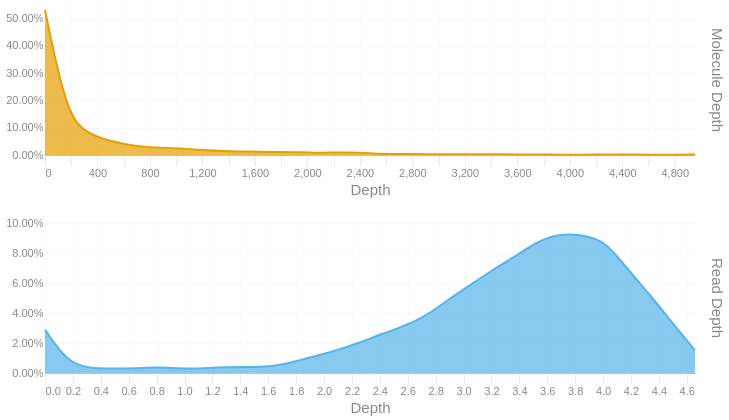

This figure's notebook cell:
### Code cell
readdep = depth_hist(tb['Read Depth'], q99, 3)
readdep = readdep.with_columns(pl.lit('Read Depth').alias('Metric'))
if not SKIPLR:
    moldep = depth_hist(tb['Molecule Depth'], mol_q99, 1)
    moldep = moldep.with_columns(pl.lit('Molecule Depth').alias('Metric'))
    _hist = pl.concat([readdep, moldep])
    _hist = _hist.filter(pl.col('Proportion') != 0)
    with SafeRender(_hist):
        (
            alt.Chart(_hist)        
            .mark_area(interpolate = "basis")
            .encode(
                x=alt.X('Bin:Q').scale(domainMin=0).axis(alt.Axis(title='Depth')),
                y = alt.Y('Proportion:Q', title = None).axis(format = '.2%'),
                color = alt.Color('Metric:N').legend(None),
                row = alt.Row("Metric:N").header(title = None, labelOrient = 'right'),
                tooltip = [
                    alt.Tooltip("Metric:N", title = "Metric"),
                    alt.Tooltip('Interval:N', title = "Depth Interval"),
                    alt.Tooltip('Proportion:Q', title = "% Alignments").format('.2%')
                ]
            )
            .resolve_scale(x='independent', y='independent')
            .properties(
                height = 150, width = 650,
                usermeta={'embedOptions': {'downloadFileName': f'{samplename}.depth.hist'}}
            )
        ).display()
else:
    readdep = readdep.filter(pl.col('Proportion') != 0)
    with SafeRender(readdep):
        (
            alt.Chart(readdep)        
            .mark_area(interpolate = "basis")
            .encode(
                x=alt.X('Bin:Q').scale(domainMin=0).axis(alt.Axis(title='Depth')),
                y = alt.Y('Proportion:Q', title = None).axis(format = '.2%'),
                tooltip = [
                    alt.Tooltip('Interval:N', title = "Depth Interval"),
                    alt.Tooltip('Proportion:Q', title = "% Alignments").format('.2%')
                ]
            )
            .properties(
                usermeta={'embedOptions': {'downloadFileName': f'{samplename}.depth.hist'}}
            )
        ).display()

### Figure 1 — Vega-Lite specification as saved in the notebook (floating-point values rounded to 4 significant figures)
{"width": 650, "height": 150, "config": {"title": {"anchor": "start", "dy": -15, "fontSize": 18, "color": "#888888", "subtitleColor": "#888888", "subtitleFontSize": 14}, "arc": {"fill": "#0072B2"}, "axis": {"domainColor": "#888888", "domainWidth": 0.5, "gridWidth": 0.2, "grid": false, "titleFontWeight": 400, "titleFontSize": 15, "labelFontSize": 11, "labelColor": "#888888", "tickColor": "#888888", "tickWidth": 0.2, "titleColor": "#888888"}, "axisBand": {"grid": false}, "axisX": {"grid": true, "tickSize": 10, "domainCap": "round"}, "axisY": {"domain": false, "grid": true, "tickSize": 0, "domainCap": "round"}, "background": "transparent", "header": {"labelFontSize": 15, "labelColor": "#888888", "titleFontSize": 15, "titleFontWeight": 600, "titleColor": "#888888"}, "legend": {"labelFont": "sans-serif", "labelFontSize": 12, "labelColor": "#888888", "symbolSize": 100, "symbolType": "circle", "titleFontSize": 12, "titlePadding": 10, "titleColor": "#888888", "title": null}, "range": {"category": ["#E69F00", "#56B4E9", "#009E73", "#F0E442", "#0072B2", "#D55E00", "#CC79A7", "#000000"], "diverging": ["#cfe8f3", "#a2d4ec", "#73bfe2", "#46abdb", "#1696d2", "#12719e"]}, "area": {"fill": "#0072B2", "fillOpacity": 0.7, "line": true, "strokeOpacity": 0.7}, "line": {"color": "#0072B2", "stroke": "#0072B2", "strokeWidth": 2}, "trail": {"color": "#0072B2", "stroke": "#0072B2", "strokeWidth": 0, "size": 1}, "point": {"filled": true, "fillOpacity": 1.0, "size": 95}, "text": {"color": "#888888", "fontSize": 11, "align": "right", "fontWeight": 400, "size": 11}, "bar": {"fill": "#0072B2", "stroke": null}, "view": {"stroke": null, "continuousWidth": 660, "continuousHeight": 400}}, "data": {"name": "data-af29ee708953bd9a546eb98a2cc744c7"}, "mark": {"type": "area", "interpolate": "basis"}, "encoding": {"color": {"field": "Metric", "legend": null, "type": "nominal"}, "row": {"field": "Metric", "header": {"title": null, "labelOrient": "right"}, "type": "nominal"}, "tooltip": [{"field": "Metric", "title": "Metric", "type": "nominal"}, {"field": "Interval", "title": "Depth Interval", "type": "nominal"}, {"field": "Proportion", "format": ".2%", "title": "% Alignments", "type": "quantitative"}], "x": {"axis": {"title": "Depth"}, "field": "Bin", "scale": {"domainMin": 0}, "type": "quantitative"}, "y": {"axis": {"format": ".2%"}, "field": "Proportion", "title": null, "type": "quantitative"}}, "resolve": {"scale": {"x": "independent", "y": "independent"}}, "usermeta": {"embedOptions": {"downloadFileName": "S6_Musquodoboit_1547.depth.hist"}}, "$schema": "https://vega.github.io/schema/vega-lite/v6.1.0.json", "datasets": {"data-af29ee708953bd9a546eb98a2cc744c7": [{"Bin": 0.0, "Interval": "0.0-0.161", "Proportion": 0.029, "Metric": "Read Depth"}, {"Bin": 0.161, "Interval": "0.161-0.321", "Proportion": 0.007, "Metric": "Read Depth"}, {"Bin": 0.321, "Interval": "0.321-0.482", "Proportion": 0.003, "Metric": "Read Depth"}, {"Bin": 0.482, "Interval": "0.482-0.643", "Proportion": 0.003, "Metric": "Read Depth"}, {"Bin": 0.643, "Interval": "0.643-0.803", "Proportion": 0.003, "Metric": "Read Depth"}, {"Bin": 0.803, "Interval": "0.803-0.964", "Proportion": 0.004, "Metric": "Read Depth"}, {"Bin": 0.964, "Interval": "0.964-1.125", "Proportion": 0.003, "Metric": "Read Depth"}, {"Bin": 1.125, "Interval": "1.125-1.285", "Proportion": 0.003, "Metric": "Read Depth"}, {"Bin": 1.285, "Interval": "1.285-1.446", "Proportion": 0.004, "Metric": "Read Depth"}, {"Bin": 1.446, "Interval": "1.446-1.607", "Proportion": 0.004, "Metric": "Read Depth"}, {"Bin": 1.607, "Interval": "1.607-1.767", "Proportion": 0.004, "Metric": "Read Depth"}, {"Bin": 1.767, "Interval": "1.767-1.928", "Proportion": 0.007, "Metric": "Read Depth"}, {"Bin": 1.928, "Interval": "1.928-2.089", "Proportion": 0.011, "Metric": "Read Depth"}, {"Bin": 2.089, "Interval": "2.089-2.249", "Proportion": 0.015, "Metric": "Read Depth"}, {"Bin": 2.249, "Interval": "2.249-2.41", "Proportion": 0.02, "Metric": "Read Depth"}, {"Bin": 2.41, "Interval": "2.41-2.571", "Proportion": 0.026, "Metric": "Read Depth"}, {"Bin": 2.571, "Interval": "2.571-2.731", "Proportion": 0.031, "Metric": "Read Depth"}, {"Bin": 2.731, "Interval": "2.731-2.892", "Proportion": 0.038, "Metric": "Read Depth"}, {"Bin": 2.892, "Interval": "2.892-3.053", "Proportion": 0.049, "Metric": "Read Depth"}, {"Bin": 3.053, "Interval": "3.053-3.213", "Proportion": 0.059, "Metric": "Read Depth"}, {"Bin": 3.213, "Interval": "3.213-3.374", "Proportion": 0.069, "Metric": "Read Depth"}, {"Bin": 3.374, "Interval": "3.374-3.535", "Proportion": 0.078, "Metric": "Read Depth"}, {"Bin": 3.535, "Interval": "3.535-3.695", "Proportion": 0.088, "Metric": "Read Depth"}, {"Bin": 3.695, "Interval": "3.695-3.856", "Proportion": 0.093, "Metric": "Read Depth"}, {"Bin": 3.856, "Interval": "3.856-4.017", "Proportion": 0.092, "Metric": "Read Depth"}, {"Bin": 4.017, "Interval": "4.017-4.177", "Proportion": 0.088, "Metric": "Read Depth"}, {"Bin": 4.177, "Interval": "4.177-4.338", "Proportion": 0.069, "Metric": "Read Depth"}, {"Bin": 4.338, "Interval": "4.338-4.499", "Proportion": 0.052, "Metric": "Read Depth"}, {"Bin": 4.499, "Interval": "4.499-4.659", "Proportion": 0.033, "Metric": "Read Depth"}, {"Bin": 4.659, "Interval": "4.659-4.82", "Proportion": 0.015, "Metric": "Read Depth"}, {"Bin": 0.0, "Interval": "0.0-170.8", "Proportion": 0.532, "Metric": "Molecule Depth"}, {"Bin": 170.8, "Interval": "170.8-341.7", "Proportion": 0.134, "Metric": "Molecule Depth"}, {"Bin": 341.7, "Interval": "341.7-512.5", "Proportion": 0.074, "Metric": "Molecule Depth"}, {"Bin": 512.5, "Interval": "512.5-683.4", "Proportion": 0.049, "Metric": "Molecule Depth"}, {"Bin": 683.4, "Interval": "683.4-854.2", "Proportion": 0.032, "Metric": "Molecule Depth"}, {"Bin": 854.2, "Interval": "854.2-1025.1", "Proportion": 0.027, "Metric": "Molecule Depth"}, {"Bin": 1025.0, "Interval": "1025.1-1195.9", "Proportion": 0.024, "Metric": "Molecule Depth"}, {"Bin": 1196.0, "Interval": "1195.9-1366.8", "Proportion": 0.018, "Metric": "Molecule Depth"}, {"Bin": 1367.0, "Interval": "1366.8-1537.6", "Proportion": 0.014, "Metric": "Molecule Depth"}, {"Bin": 1538.0, "Interval": "1537.6-1708.5", "Proportion": 0.013, "Metric": "Molecule Depth"}, {"Bin": 1708.0, "Interval": "1708.5-1879.3", "Proportion": 0.011, "Metric": "Molecule Depth"}, {"Bin": 1879.0, "Interval": "1879.3-2050.2", "Proportion": 0.011, "Metric": "Molecule Depth"}, {"Bin": 2050.0, "Interval": "2050.2-2221.0", "Proportion": 0.008, "Metric": "Molecule Depth"}, {"Bin": 2221.0, "Interval": "2221.0-2391.8", "Proportion": 0.009, "Metric": "Molecule Depth"}, {"Bin": 2392.0, "Interval": "2391.8-2562.7", "Proportion": 0.009, "Metric": "Molecule Depth"}, {"Bin": 2563.0, "Interval": "2562.7-2733.5", "Proportion": 0.004, "Metric": "Molecule Depth"}, {"Bin": 2734.0, "Interval": "2733.5-2904.4", "Proportion": 0.004, "Metric": "Molecule Depth"}, {"Bin": 2904.0, "Interval": "2904.4-3075.2", "Proportion": 0.003, "Metric": "Molecule Depth"}, {"Bin": 3075.0, "Interval": "3075.2-3246.1", "Proportion": 0.003, "Metric": "Molecule Depth"}, {"Bin": 3246.0, "Interval": "3246.1-3416.9", "Proportion": 0.003, "Metric": "Molecule Depth"}, {"Bin": 3417.0, "Interval": "3416.9-3587.8", "Proportion": 0.003, "Metric": "Molecule Depth"}, {"Bin": 3588.0, "Interval": "3587.8-3758.6", "Proportion": 0.002, "Metric": "Molecule Depth"}, {"Bin": 3759.0, "Interval": "3758.6-3929.5", "Proportion": 0.002, "Metric": "Molecule Depth"}, {"Bin": 3930.0, "Interval": "3929.5-4100.3", "Proportion": 0.001, "Metric": "Molecule Depth"}, {"Bin": 4100.0, "Interval": "4100.3-4271.2", "Proportion": 0.001, "Metric": "Molecule Depth"}, {"Bin": 4271.0, "Interval": "4271.2-4442.0", "Proportion": 0.002, "Metric": "Molecule Depth"}, {"Bin": 4442.0, "Interval": "4442.0-4612.9", "Proportion": 0.002, "Metric": "Molecule Depth"}, {"Bin": 4613.0, "Interval": "4612.9-4783.7", "Proportion": 0.001, "Metric": "Molecule Depth"}, {"Bin": 4784.0, "Interval": "4783.7-4954.5", "Proportion": 0.001, "Metric": "Molecule Depth"}, {"Bin": 4954.0, "Interval": "4954.5-5125.39", "Proportion": 0.002, "Metric": "Molecule Depth"}]}}
